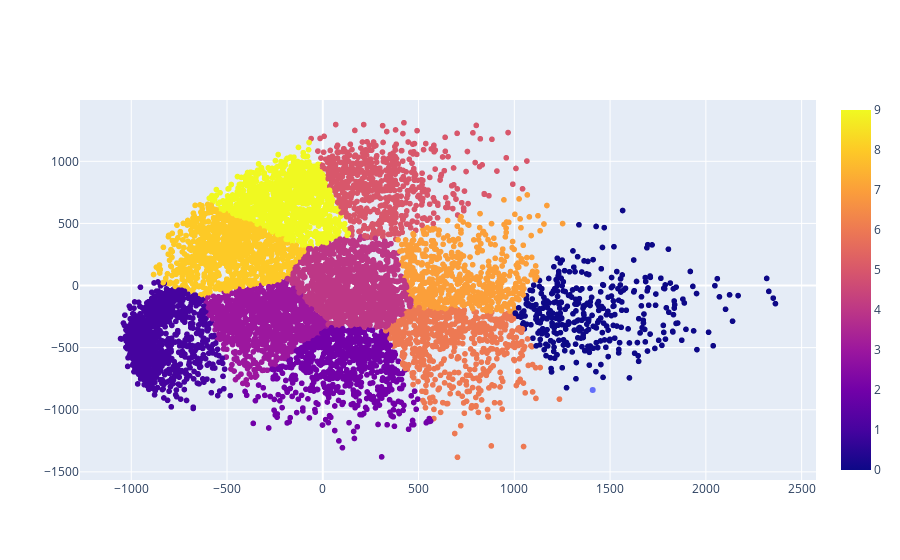

Write notebook code for a chart like this one.
### Code cell
fig1 = px.scatter(x=X_retain[:, 0], y=X_retain[:, 1], color=clusters_retain[:, 2])
fig2 = px.scatter(x=cluster_centers_retain[0], y=cluster_centers_retain[1])
fig = go.Figure(data=fig1.data + fig2.data)
fig.show()

### Figure 1 — Plotly figure (JSON) as saved in the notebook; plotly's stock layout.template omitted (floating-point values rounded to 4 significant figures; data arrays with more than 128 entries replaced by an {"elided": "..."} marker saying what was removed)
{"data": [{"hovertemplate": "x=%{x}<br>y=%{y}<br>color=%{marker.color}<extra></extra>", "legendgroup": "", "marker": {"color": {"elided": "8000 int values"}, "coloraxis": "coloraxis", "symbol": "circle"}, "mode": "markers", "name": "", "showlegend": false, "type": "scattergl", "x": {"elided": "8000 float values"}, "xaxis": "x", "y": {"elided": "8000 float values"}, "yaxis": "y"}, {"hovertemplate": "x=%{x}<br>y=%{y}<extra></extra>", "legendgroup": "", "marker": {"color": "#636efa", "symbol": "circle"}, "mode": "markers", "name": "", "orientation": "v", "showlegend": false, "type": "scatter", "x": [1409.0, -211.0], "xaxis": "x", "y": [-841.8, -416.6], "yaxis": "y"}], "layout": {}}
